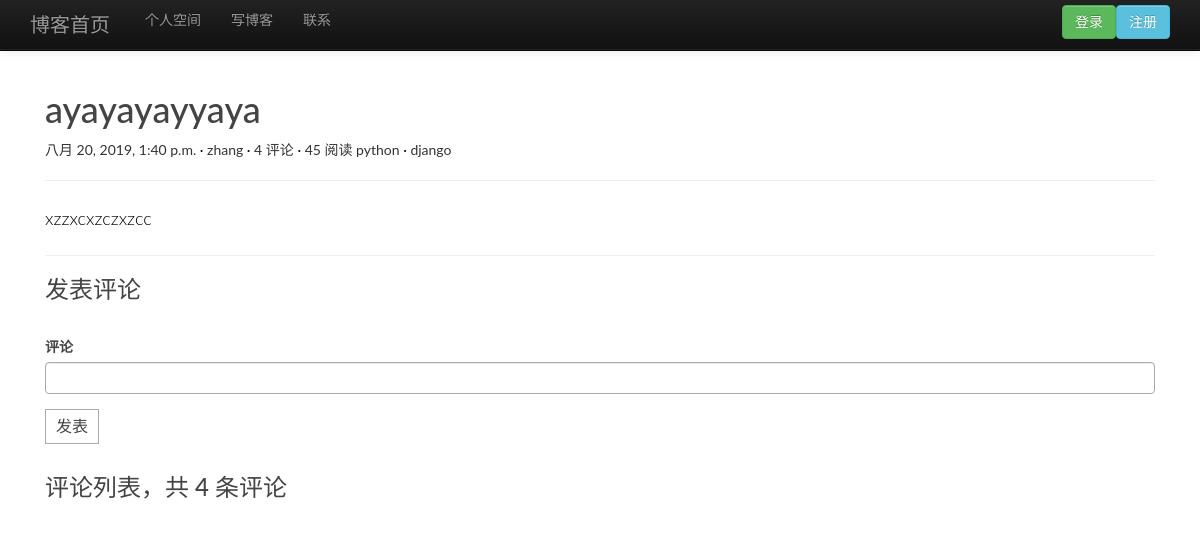
Screenshot of /article/4/ayayayayyaya/ with the database file from the repository.
### blog/models.py (models this page shows, shortened)
class Article(models.Model):
    STATUS_CHOICES = (
        ('d','草稿'),
        ('p','发表'),
    )
    title = models.CharField('标题',max_length=200,unique=True)
    slug = models.SlugField('slug',max_length=60,blank=True)
    body = models.TextField('正文')
    summary = models.CharField(max_length=200,blank=True,verbose_name="博客摘要")
    pub_date = models.DateTimeField('发布时间',null=True)
    create_date = models.DateTimeField('创建时间',auto_now_add=True) #添加时的时间，更新对象不会有变动
    mod_date = models.DateTimeField('修改时间',auto_now=True) #有修改动作，就会变
    status = models.CharField('文章状态',max_length=1,choices=STATUS_CHOICES,default='p')
    views = models.PositiveIntegerField('浏览量',default=0)
    author = models.ForeignKey(User,verbose_name='作者',on_delete=models.CASCADE)
    category = models.ForeignKey('Category',verbose_name='分类',on_delete=models.CASCADE,blank=False,null=False)
    tags = models.ManyToManyField('Tag',verbose_name='标签集合',blank=True)
    def save(self,*args,**kwargs):
        if not self.id or not self.slug:
            self.slug = slugify(unidecode.unidecode(self.title))
        self.summary = self.body[:60]
        super().save(*args,**kwargs)
    def viewed(self):
        self.views += 1
        self.save(update_fields=['views'])
    class Meta:
        ordering = ['-pub_date']    ## 按降序排列，-表示降序
        verbose_name = "文章"
        verbose_name_plural = verbose_name   ##复数形式

class Category(models.Model):
    name = models.CharField('分类名',max_length=30,unique=True)
    slug = models.SlugField('slug',max_length=40)
    parent_category = models.ForeignKey('self',verbose_name="父级分类",blank=True,null=True,on_delete=models.CASCADE)
    def __str__(self):
        return self.name
    class Meta:
        verbose_name = "分类"
        verbose_name_plural = verbose_name

class Tag(models.Model):
    name = models.CharField('标签名',max_length=30,unique=True)
    slug = models.SlugField('slug',max_length=40)

### blog/views.py (the view, shortened to what this page needs)
# urls.py: re_path(r'^article/(?P<pk>\d+)/(?P<slug1>[-\w]+)/$',views.ArticleDetailView.as_view(),name='article_detail'),
class ArticleDetailView(FormMixin,DetailView): # DetailView和EditView都是从URL根据pk或其它参数调取一个对象来进行后续操作。
    model = Article
    template_name = "blog/article_detail.html"
    form_class = CommentForm
    def get_object(self, queryset=None):
        obj = super().get_object(queryset=queryset)
        obj.viewed()                                          #
        return obj
    def get_context_data(self, **kwargs):
        context = super(ArticleDetailView,self).get_context_data(**kwargs)
        context['form'] = CommentForm(initial={'article':self.object})
        context['comments'] = self.object.comment_set.all()
        return context

### comments/forms.py
class CommentForm(forms.Form):
    text = forms.CharField(label='评论',widget=forms.TextInput())

### blog/templates/blog/article_detail.html (shortened to what this page needs)
{% extends "blog/base.html" %}
{% block main %}
 <article class="post post-1">
        <header class="entry-header">
            <h1 class="text-left">{{ article.title }}{% if article.status == 'd' %}(草稿){% endif %}</h1>
            <div class="text-left">
            {% if article.status == "p" %}
                    <span class="post-date"><a href="#"><time class="entry-date"
                                                              datetime="{{ article.create_date }}">{{ article.create_date }}</time></a></span>
            {% endif %}
                <span class="post-author"><a href="#">{{ article.author }}</a></span>
                <span class="comments-link"><a href="#">4 评论</a></span>
                <span class="views-count"><a href="#">{{ article.views }} 阅读</a></span>
                            <span class="post-category">
    <a href="#">{{ article.category }}</a></span>
                         {% for tag in article.tags.all %}
            <a href="#">{{ tag.name }}</a>
        {% endfor %}
            </div>
               <hr>
        </header>
        <div class="entry-content clearfix">
           {{ article.body | safe }}
        </div>
    </article>
     <section class="comment-area" id="comment-area">
        <hr>
        <h3>发表评论</h3>
        <form action="#" method="post" class="comment-form">
            <div class="row">
                <div class="col-md-4">
                </div>
                <div class="col-md-12">
                    <label for="id_comment">{{ form.text.label }}</label>
                    {{ form.text }}
                    <button type="submit" class="comment-btn">发表</button>
                </div>
            </div>
        </form>
        <div class="comment-list-panel">
            <h3>评论列表，共 <span>4</span> 条评论</h3>
        </div>
    </section>
{% endblock %}

### static/css/custom.css (style rules this page uses)
* { outline: none; }
h1, h2, h3, h4, h5, h6 { margin-top: 0; }
a { color: #333; }
body { color: #444; font-family: 'Lato', sans-serif; }
.post { background: #fff; padding: 30px 30px 0; }
.entry-content { font-size: 18px; line-height: 1.9; font-weight: 300; color: #000; }
.post-category::after, .post-date::after, .post-author::after, .comments-link::after { content: ' ·'; color: #000; }
.contact-form input, .comment-form input { border: 1px solid #aaa; margin-bottom: 15px; width: 100%; padding: 15px 15px; font-size: 16px; line-height: 100%; transition: 0.4s border-color linear; }
.comment-area { padding: 0 30px 0; }
.comment-form { margin-top: 15px; }
.comment-form .comment-btn { background-color: #fff; border: 1px solid #aaa; font-size: 16px; padding: 5px 10px; }
.comment-list-panel { margin-top: 30px; }

### blog/templates/blog/base.html (style rules this page uses)
body { padding-top: 60px; padding-bottom: 40px; }

### rows the page displays
Article: title "ayayayayyaya", create_date "八月 20, 2019, 1:40 p.m.", author "zhang", views "45", category "python", body "xzzxcxzczxzcc"
Tag: name "django"
